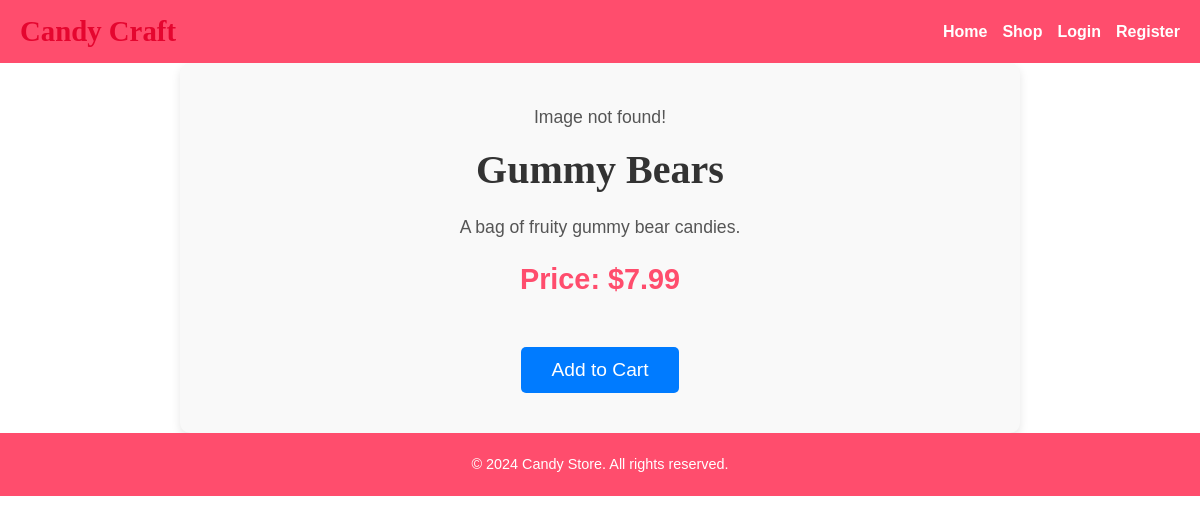
The app's page /product_details.php?id=5 with its own data.
### tables this page shows
CREATE TABLE `products` (
  `product_id` int(11) NOT NULL,
  `product_name` varchar(255) NOT NULL,
  `description` text DEFAULT NULL,
  `price` decimal(10,2) NOT NULL,
  `image_url` varchar(255) DEFAULT NULL,
  `created_at` timestamp NOT NULL DEFAULT current_timestamp()
);

### product_details.php (the view, shortened to what this page needs)
<?php
include '../includes/dbconnect.php';
include '../includes/header.php';
if (isset($_GET['id'])) {
    $product_id = $_GET['id'];
    $stmt = $conn->prepare("SELECT * FROM products WHERE product_id = ?");
    $stmt->execute([$product_id]);
    $product = $stmt->fetch();
} else {
    die("Invalid request.");
}
?>
<!DOCTYPE html>
<html lang="en">
<head>
    <link rel="stylesheet" href="../assets/css/styles.css">
</head>
<body>
    <div class="container product-detail">
        <?php
        $imagePath = '../assets/img/' . htmlspecialchars($product['image_url']);
        if (!file_exists($imagePath)) {
            echo '<p>Image not found!</p>';
        } else {
            echo '<img src="' . $imagePath . '" alt="' . htmlspecialchars($product['product_name']) . '">';
        }
        ?>
        <h1><?= htmlspecialchars($product['product_name']) ?></h1>
        <p><?= htmlspecialchars($product['description']) ?></p>
        <p class="price">Price: $<?= htmlspecialchars($product['price']) ?></p>
        <form method="POST" action="cart.php">
            <button type="submit" name="add_to_cart">Add to Cart</button>
        </form>
    </div>
    <?php include '../includes/footer.php'; ?>
</body>
</html>

### styles.css (style rules this page uses)
body { font-family: 'Poppins', sans-serif; margin: 0; padding: 0; box-sizing: border-box; color: #333; }
h1, h2, h3, h4, h5, h6 { font-family: 'Fredoka One', cursive; color: #e5062f; margin: 0; }
p { font-size: 1rem; line-height: 1.6; margin: 0; }
.product-detail { display: flex; flex-direction: column; align-items: center; max-width: 800px; margin: 0 auto; padding: 40px 20px; background-color: #f9f9f9; box-shadow: 0 4px 10px rgba(0, 0, 0, 0.1); border-radius: 10px; }
.product-detail h1 { font-size: 2.5rem; color: #333; margin-bottom: 20px; text-align: center; }
.product-detail p { font-size: 1.1rem; color: #555; line-height: 1.6; text-align: center; margin-bottom: 15px; }
.product-detail .price { font-size: 1.8rem; color: #ff4d6d; font-weight: bold; margin-bottom: 25px; }
.product-detail form { margin-top: 20px; }
.product-detail button { background-color: #007bff; color: #fff; font-size: 1.2rem; padding: 12px 30px; border: none; border-radius: 5px; cursor: pointer; transition: background-color 0.3s; }

### records on screen
products: product_name "Gummy Bears", description "A bag of fruity gummy bear candies.", price "7.99"
